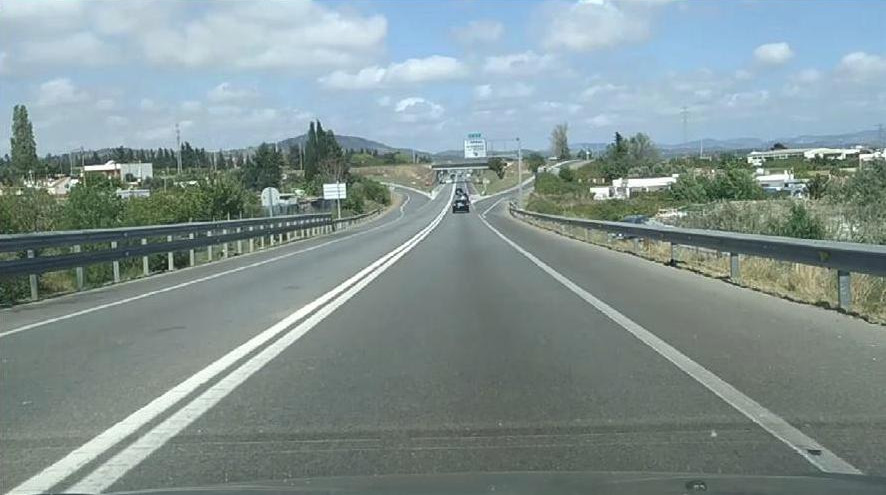
#> input picture autocesta.jpg, 886 x 495 px, given in place of video1.mp4, which was not available
$ python detekcija_voznih_traka.py
#> lines starting #> are read from the running program, lines starting #| are printed output that depends on the picture; after the words box and inside, x2 and y2 are one past the last pixel; in counts of white or black regions, pixels touching at a corner belong together; pictures that were not available may be replaced by others from this repository, and a replacement may not be noted
'''
Zadatak 1 - implementacija osnovnog LDWS

'''

import numpy as np
import cv2
import math


# TODO: Napisite funkciju za filtriranje po boji u HLS prostoru
# ulaz je slika u boji, funkcija vraca binarnu sliku te maske za bijelu, zutu boju i ukupnu masku
def filterByColor(frame):
    # TODO: Pretvorite sliku iz BGR u HLS
    frameHLS = cv2.cvtColor(frame, cv2.COLOR_BGR2HLS)

    # TODO: Definirajte granice za bijelu boju te kreirajte masku pomocu funkcije cv2.inRange
    white_lower = np.array([0, 200, 0])
    white_upper = np.array([180, 255, 255])
    white_mask = cv2.inRange(frameHLS, white_lower, white_upper)

    # TODO: Definirajte granice za zutu boju te kreirajte masku pomocu funkcije cv2.inRange
    yellow_lower = np.array([20, 0, 100])
    yellow_upper = np.array([30, 255, 255])
    yellow_mask = cv2.inRange(frameHLS, yellow_lower, yellow_upper)

    # TODO: Kombinirajte obje maske pomocu odgovarajuce logicke operacije (bitwise)
    mask = cv2.bitwise_or(white_mask, yellow_mask)

    # TODO: Filtirajte sliku pomocu dobivene maske koristei odgovarajucu logicku operaciju (bitwise)
    filteredROI = cv2.bitwise_and(frame, frame, mask=mask)

    return white_mask, yellow_mask, mask, filteredROI


# TODO: Napisite funkciju za detekciju rubova; funkcija vraca binarnu sliku s detektiranim rubovima
def detectEdges(frame):
    image = cv2.Canny(frame, 100, 250)
    return image


# TODO: Napisite funkciju za pronalazenje pravaca lijeve i desne kolnice oznake
# ulaz je binarna slika, a izlaz dvije liste koje sadrze pravce koji pripadaju lijevoj odnosnoj desnoj kolnickoj oznaci
def findLines(canny, frameROI):
    # TODO: Koristite cv2.HoughLinesP() kako biste dobili linije na slici
    lines = cv2.HoughLinesP(canny, 1, np.pi/180, 15, minLineLength=10, maxLineGap=200)

    # TODO: Pronadite od svih linija one koje predstavljaju lijevu odnosno desnu uzduznu kolnicku oznaku
    linesLeft = []
    linesRight = []

    try:
        for line in lines:
            x1, y1, x2, y2 = line[0]
            #TODO: pretvorite točke (x1, y1) i (x2, y2) u funkciju pravca y=ax+b
            #pomoc: https://keisan.casio.com/exec/system/1223508685
            if y1 == y2:
                y1+=1
            if x1 == x2:
                x1+=1

            a = (y2-y1)/(x2-x1)
            b = y1 - a*x1
            x_val = (canny.shape[0] -b)/a
            line_angle = math.atan2((y2-y1), (x2-x1)) * 180/np.pi

            #TODO: definirajte granice za prikaz linija vozne trake
            if x_val > 150 and x_val < 1200:
                if line_angle > 10 and line_angle<90:
                    #desna linija
                    if x_val > (canny.shape[1]/2)-200 and x_val <(canny.shape[1]/2)+200:
                        cv2.line(frameROI, (x1, y1), (x2, y2), (255,0,255), 2)
                        linesRight.append([a, b, 1, x_val, line_angle])

                    else:
                        cv2.line(frameROI, (x1, y1), (x2, y2), (255,0,0), 2)
                        linesRight.append([a, b, 0, x_val, line_angle])

                if line_angle < -10 and line_angle > -90:
                    #lijeva linija
                    if x_val > (canny.shape[1]/2)-200 and x_val <(canny.shape[1]/2)+200:
                        cv2.line(frameROI, (x1, y1), (x2, y2), (255,0,255), 2)
                        linesLeft.append([a, b, 1, x_val, line_angle])

                    else:
                        cv2.line(frameROI, (x1, y1), (x2, y2), (255,0,0), 2)
                        linesLeft.append([a, b, 0, x_val, line_angle])

    except:
        linesRight = []
        linesLeft = []

    return linesRight, linesLeft

# TODO: Napisite funkciju koja oznacava sa zelenom povrsinom voznu traku (podrucje unutar pravaca) te ispisuje upozorenje na originalni ulazni frame
def drawLane_math(linesLeft, linesRight, frameToDraw):
    if (len(linesLeft) < 1 or len(linesRight) < 1) or ((linesLeft[0][2] == 1) or (linesRight[0][2] == 1)):
        putInfoImg(frameToDraw, "PRIJELAZ LINIJE!", (300, 300))
    else:
        # [a, b, 1, x_val, line_angle]
        # yMin = (height//2)+80
        # yMax = height-100

        angle_left = math.radians(180 - linesLeft[0][4])
        angle_right = math.radians(180 - linesRight[0][4])
        y_top = frameToDraw.shape[0] // 2 + 80
        y_bottom = frameToDraw.shape[0] - 100

        hypot_left = abs(y_top - y_bottom) / math.sin(angle_left)
        hypot_right = abs(y_top - y_bottom) / math.sin(angle_right)

        x1 = linesLeft[0][3] + hypot_left * math.cos(angle_left)
        x2 = linesRight[0][3] + hypot_right * math.cos(angle_right)

        pt1 = (x1, y_top)
        pt2 = (x2, y_top)
        pt3 = (linesRight[0][3], y_bottom)
        pt4 = (linesLeft[0][3], y_bottom)
        points = np.int32([pt1, pt2, pt3, pt4])

        cv2.fillPoly(frameToDraw, [points], (0,255,0))


def drawLane(linesLeft, linesRight, frameToDraw):

    ymin = 0
    ymax = frameToDraw.shape[0]

    if linesLeft and linesRight:

        x1_1 = int((ymin - linesLeft[0][1]) / linesLeft[0][0])
        x1_2 = int((ymax - linesLeft[0][1]) / linesLeft[0][0])

        x2_1 = int((ymin - linesRight[0][1]) / linesRight[0][0])
        x2_2 = int((ymax - linesRight[0][1]) / linesRight[0][0])

        if linesLeft[0][2] == 0 and linesRight[0][2] == 0:
            contours = np.array([[x1_1,ymin+yMin], [x2_1,ymin+yMin], [x2_2, ymax+yMax], [x1_2,ymax+yMax]])
            overlay = frameToDraw.copy()

            cv2.fillPoly(overlay, [contours], color=(0, 255, 100))
            cv2.addWeighted(overlay, 0.35, frameToDraw, 1 - 0.35, 0, frameToDraw)

    if linesLeft:
        if linesLeft[0][2] == 1:
            putInfoImg(frameToDraw, "Upozorenje!", (int(width/2)-140, 150), (0, 0, 255))

    if linesRight:
        if linesRight[0][2] == 1:
            putInfoImg(frameToDraw, "Upozorenje!", (int(width/2)-140, 150), (0, 0, 255))

    return frameToDraw

def putInfoImg(img, text, loc, color=(0, 255, 255)):
    cv2.putText(img,
                text,
                (loc[0], loc[1]),
                cv2.FONT_HERSHEY_SIMPLEX, 1,
                color,
                2,
                cv2.LINE_4)


pathVideos = 'videos/'
videoName  = 'video2.mp4'


# TODO: Otvorite video pomocu cv2.VideoCapture
cap = cv2.VideoCapture("video1.mp4")

# TODO: Spremite sirinu i visinu video okvira u varijable width i height
_, frame = cap.read()
#> frame is the input picture: shape (495, 886, 3); mean B, G, R 146.7, 146.7, 130.6
height, width = frame.shape[:2]
#> height = 495; width = 886

# TODO: Otvorite prozore za prikaz video signala i ostale rezultate (neka bude tipa cv2.WINDOW_NORMAL)

# ovdje definirajte sve ostale varijable po potrebi koje su vam potrebne za razvoj rjesenja
k = 0
yMin = (height//2)+80
#> yMin = 327
yMax = height-100
#> yMax = 395

while True:
    e1 = cv2.getTickCount()
    # TODO: Ucitaj video okvir pomocu metode read, povecaj k za jedan ako je uspjesno ucitan
    ret, frame = cap.read()
    if ret:
        k+=1
    else:
        break

    # TODO: Kreiraj regiju od interesa (RoI) izdvajanjem dijela numpy polja koje predstavlja
    #       video okvir

    frameROI = frame[yMin:yMax, :, :]

    # TODO: Pozovite funkciju za filtriranje po boji RoI-a
    white_mask, yellow_mask, mask, filteredROI = filterByColor(frameROI)
#> in filterByColor, `frameHLS = cv2.cvtColor(frame, cv2.COLOR_BGR2HLS)`: frameHLS: shape (68, 886, 3); mean of channels 0, 1, 2 70.4, 125.8, 13.8
#> in filterByColor, `white_mask = cv2.inRange(frameHLS, white_lower, white_upper)`:
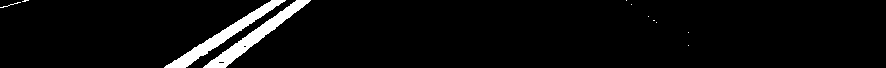
#> white_mask: shape (68, 886); 4.3% white; 11 white regions (8 under 20 px), largest, box (x1, y1, x2, y2) and area: (203, 0, 311, 68) 1295, (164, 0, 286, 68) 1278, (0, 2, 21, 8) 23
#> in filterByColor, `yellow_mask = cv2.inRange(frameHLS, yellow_lower, yellow_upper)`: yellow_mask: shape (68, 886); every value is 0
#> in filterByColor, `filteredROI = cv2.bitwise_and(frame, frame, mask=mask)`:
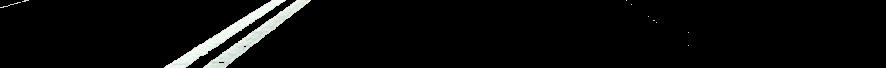
#> filteredROI: shape (68, 886, 3); mean B, G, R 9.9, 10.3, 9.9

    # TODO: Pozovite funkciju za detekciju rubova na filtriranoj slici kako bi ste smanjili
    #       kolicinu piksela koji se dalje procesiraju
    canny = detectEdges(filteredROI)
#> in detectEdges, `image = cv2.Canny(frame, 100, 250)`:
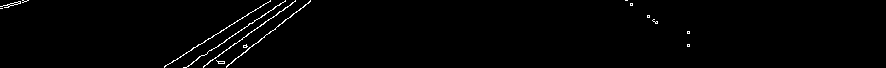
#> image: shape (68, 886); 1.1% white in thin lines or dots, all inside (x1, y1, x2, y2) = (0, 0, 690, 68)

    # TODO: Pozovite funkciju za pronalazak pravaca lijeve i desne linije na slici s rubovima
    linesRight, linesLeft = findLines(canny, frameROI)
#> in findLines, `lines = cv2.HoughLinesP(canny, 1, np.pi/180, 15, minLineLength=10, max..`: lines = [[208, 62, 295, 1], [183, 67, 285, 1], [164, 66, 270, 0], [226, 66, 310, 0], [186, 67, 224, 42], [1, 8, 26, 1], [164, 67, 270, 1], [203, 66, 290, 5], [193, 61, 232, 36], [0, 6, 23, 0], [625, 0, 688, 46]]
#> the loop in findLines, `for line in lines:` made 11 passes
#> (x1, y1, x2, y2, a, b, x_val, line_angle) on passes 1 to 11: (208, 62, 295, 1, -0.701, 207.8, 199.4, -35.04), (183, 67, 285, 1, -0.647, 185.4, 181.5, -32.91), (164, 66, 270, 0, -0.623, 168.1, 160.8, -31.91), (226, 66, 310, 0, -0.786, 243.6, 223.5, -38.16), (186, 67, 224, 42, -0.658, 189.4, 184.5, -33.34), (1, 8, 26, 1, -0.28, 8.28, -213.3, -15.64), (164, 67, 270, 1, -0.623, 169.1, 162.4, -31.91), (203, 66, 290, 5, -0.701, 208.3, 200.1, -35.04), (193, 61, 232, 36, -0.641, 184.7, 182.1, -32.66), (0, 6, 23, 0, -0.261, 6, -237.7, -14.62), (625, 0, 688, 46, 0.73, -456.3, 718.1, 36.14)
#> after the loop in findLines, `for line in lines:`:
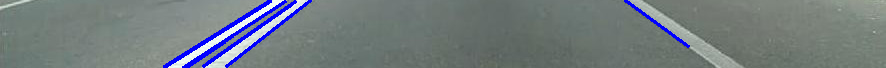
#> frameROI: shape (68, 886, 3); mean B, G, R 126.7, 123.6, 114.5
#> after the loop in findLines, `for line in lines:`: linesLeft = 8 items, first 6: [-0.701, 207.8, 0, 199.4, -35.04], [-0.647, 185.4, 0, 181.5, -32.91], [-0.623, 168.1, 0, 160.8, -31.91], [-0.786, 243.6, 0, 223.5, -38.16], [-0.658, 189.4, 0, 184.5, -33.34], [-0.623, 169.1, 0, 162.4, -31.91]; linesRight = [[0.73, -456.3, 0, 718.1, 36.14]]
#> linesRight = [[0.73, -456.3, 0, 718.1, 36.14]]

    # TODO: Pozovite funkciju za prikaz vozne trake na ulaznom video okviru
    drawLane(linesLeft, linesRight, frame)
#> in drawLane, `x1_1 = int((ymin - linesLeft[0][1]) / linesLeft[0][0])`: x1_1 = 296
#> in drawLane, `x1_2 = int((ymax - linesLeft[0][1]) / linesLeft[0][0])`: x1_2 = -409
#> in drawLane, `x2_1 = int((ymin - linesRight[0][1]) / linesRight[0][0])`: x2_1 = 625
#> in drawLane, `x2_2 = int((ymax - linesRight[0][1]) / linesRight[0][0])`: x2_2 = 1302
#> in drawLane, `contours = np.array([[x1_1,ymin+yMin], [x2_1,ymin+yMin], [x2_2, ymax+y..`: contours = [[296, 327], [625, 327], [1302, 890], [-409, 890]]
#> in drawLane, `cv2.fillPoly(overlay, [contours], color=(0, 255, 100))`:
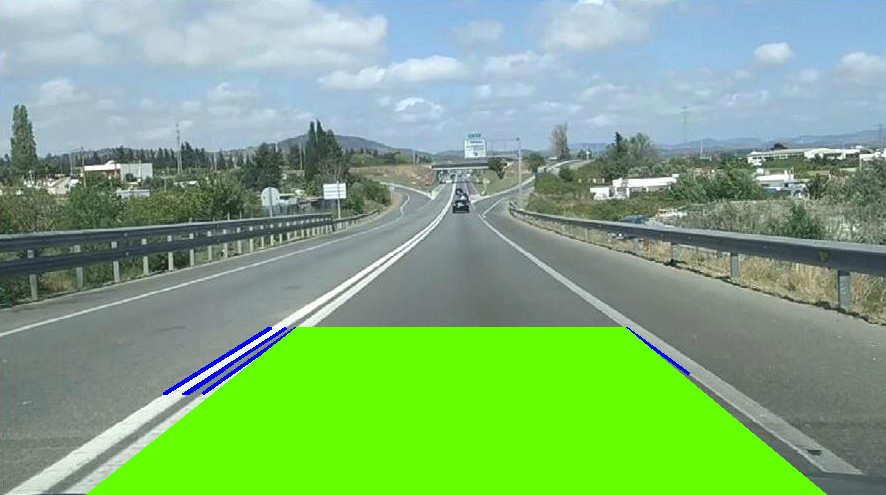
#> overlay: shape (495, 886, 3); mean B, G, R 124.9, 174.9, 129
#> in drawLane, `cv2.addWeighted(overlay, 0.35, frameToDraw, 1 - 0.35, 0, frameToDraw)`:
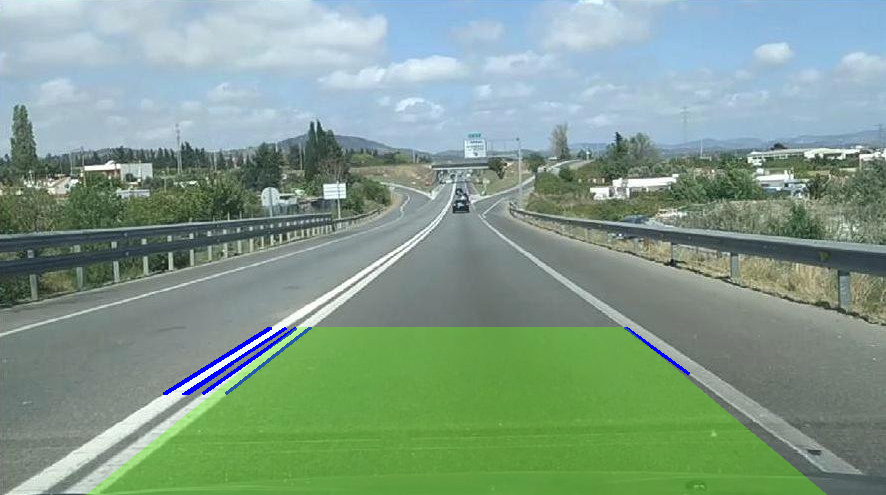
#> frameToDraw: shape (495, 886, 3); mean B, G, R 139.3, 156, 129.5

    # TODO: Prikazi video okvir pomocu cv2.imshow(); i sve ostale medjurezultate kada ih napravite
    cv2.imshow("frame", frame)
    cv2.imshow("frame ROI", frameROI)
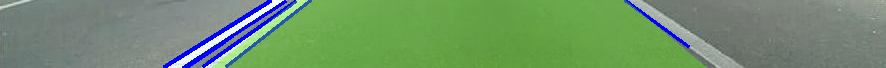
#> window 'frame ROI': shape (68, 886, 3); mean B, G, R 107.6, 146, 113.2
    cv2.imshow("mask", mask)
    cv2.imshow("filtered roi", filteredROI)
    cv2.imshow("canny", canny)

    key =  cv2.waitKey(1) & 0xFF
#> (key q is pressed here)
    if key == ord('q'):
        break

    # TODO: Ovdje ispisite vrijeme procesiranja jednog video okvira
    e2 = cv2.getTickCount()
    time = (e2 - e1)/ cv2.getTickFrequency()


# TODO: Ovdje unistite sve prozore i oslobodite objekt koji je kreiran pomocu cv2.VideoCapture
cv2.destroyAllWindows()

$ run again, on kamera2.jpg
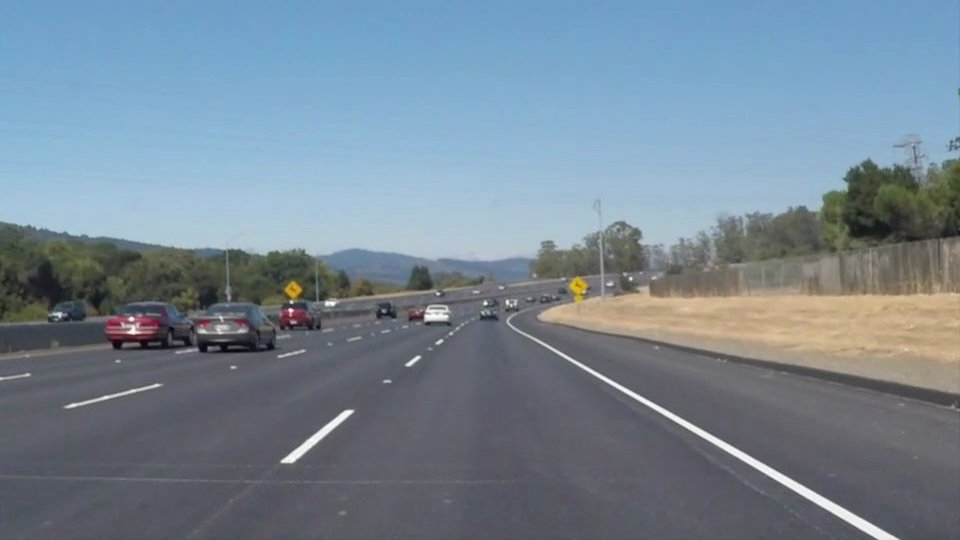
#> input picture kamera2.jpg, 960 x 540 px, given in place of video1.mp4, which was not available
#> frame is the input picture: shape (540, 960, 3); mean B, G, R 148.1, 134.5, 118.5
#> frameHLS: shape (90, 960, 3); mean of channels 0, 1, 2 111, 106.3, 14.5
#> in filterByColor, `white_mask = cv2.inRange(frameHLS, white_lower, white_upper)`:
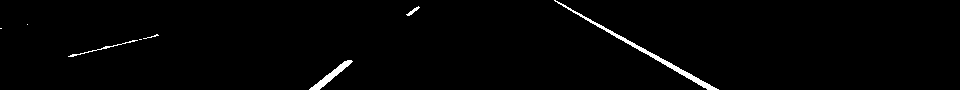
#> white_mask: shape (90, 960); 1.3% white; 8 white regions (3 under 20 px), largest, box (x1, y1, x2, y2) and area: (554, 0, 719, 90) 679, (309, 60, 353, 90) 298, (68, 40, 138, 57) 101, (406, 6, 420, 16) 44, (143, 34, 159, 39) 21
#> yellow_mask: shape (90, 960); every value is 0
#> image: shape (90, 960); 0.81% white in thin lines or dots, all inside (x1, y1, x2, y2) = (0, 0, 719, 90)
#> lines = 13 rows, first 6: [554, 0, 659, 56], [554, 1, 707, 89], [68, 55, 158, 34], [320, 89, 413, 8], [68, 57, 154, 37], [555, 1, 710, 84]
#> the loop in findLines, `for line in lines:` made 13 passes
#> (x1, y1, x2, y2, a, b, x_val, line_angle) on passes 1 to 8: (554, 0, 659, 56, 0.533, -295.5, 722.8, 28.07), (554, 1, 707, 89, 0.575, -317.6, 708.7, 29.91), (68, 55, 158, 34, -0.233, 70.87, -82, -13.13), (320, 89, 413, 8, -0.871, 367.7, 318.9, -41.05), (68, 57, 154, 37, -0.233, 72.81, -73.9, -13.09), (555, 1, 710, 84, 0.535, -296.2, 721.2, 28.17), (309, 89, 409, 11, -0.78, 330, 307.7, -37.95), (75, 55, 157, 36, -0.232, 72.38, -76.05, -13.05)
#> after the loop in findLines, `for line in lines:`:
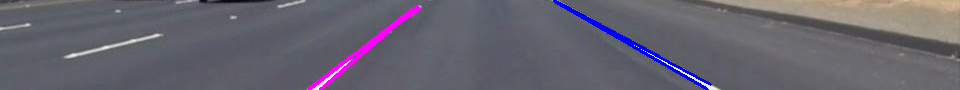
#> frameROI: shape (90, 960, 3); mean B, G, R 111.2, 99.3, 102.5
#> after the loop in findLines, `for line in lines:`: linesLeft = [[-0.871, 367.7, 1, 318.9, -41.05], [-0.78, 330, 1, 307.7, -37.95], [-0.862, 365.5, 1, 319.6, -40.76], [-0.704, 302.9, 1, 302.5, -35.13], [-0.786, 330.8, 1, 306.5, -38.16]]; linesRight = [[0.533, -295.5, 0, 722.8, 28.07], [0.575, -317.6, 0, 708.7, 29.91], [0.535, -296.2, 0, 721.2, 28.17], [0.575, -317.8, 0, 709.5, 29.89]]
#> x1_1 = 422
#> x1_2 = -197
#> x2_1 = 554
#> x2_2 = 1566
